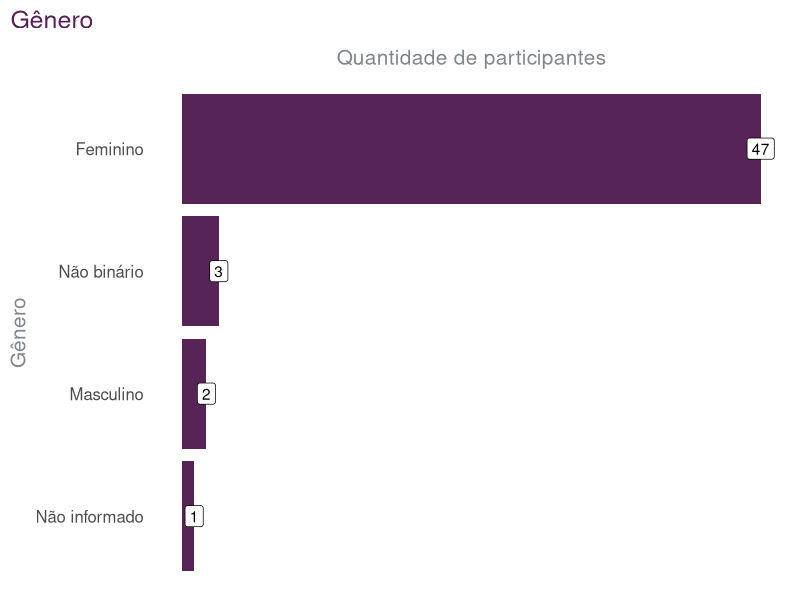
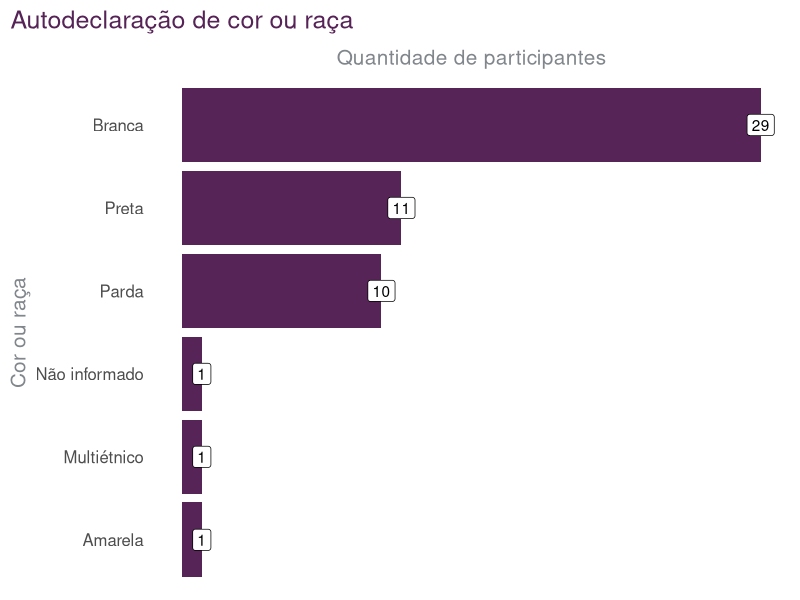
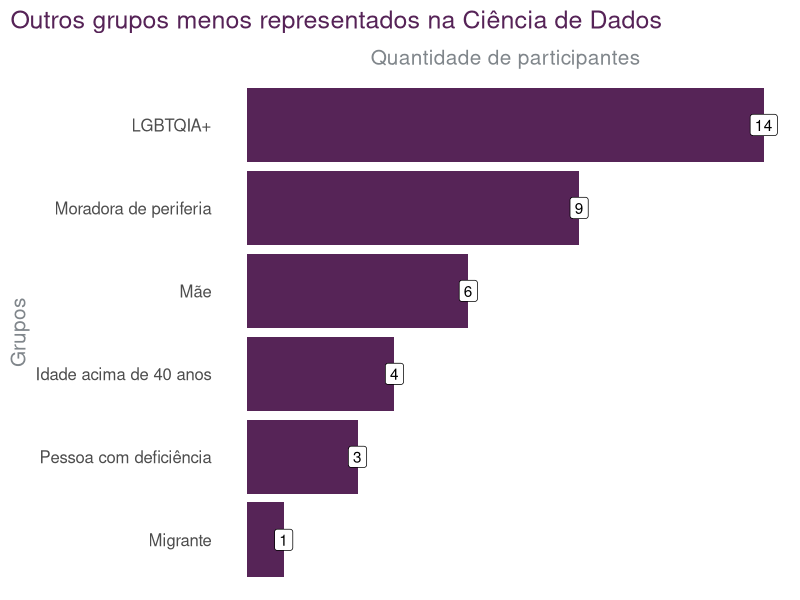

Write R code to recreate these figures, in order.
## ---- chunk 1

library(ggplot2)

rladies_theme <- theme_minimal(base_size = 15) +
  theme(panel.grid.minor = element_blank(),
        panel.grid.major = element_blank(),
        plot.title.position = "plot",
        plot.title = element_text(color = "#562357"),
        text = element_text(color = "#80868b"),
        axis.text.x = element_blank()) 
  
## ---- chunk 2
#| echo: false
# url <- "https://docs.google.com/spreadsheets/d/1mahh3Xp4WhMljZknh2Ft7uC-SlCHBKGdAtXmOY7cLB0/edit#gid=0"
# 
# sheet <- googlesheets4::read_sheet(url)
# 
# sheet |>
#   tibble::rowid_to_column() |>
#   dplyr::select(-nome) |>
#   readr::write_csv2("participantes.csv")
## ---- chunk 3
#| message: false
inscricoes <- readr::read_csv2("participantes.csv") |> 
  dplyr::mutate(participou = tidyr::replace_na(participou, "não"))

participantes <- inscricoes |> dplyr::filter(participou == "sim")
## ---- chunk 4
participantes |>
  dplyr::count(genero) |>
  dplyr::mutate(genero = forcats::fct_reorder(genero, n)) |>
  ggplot() +
  geom_col(aes(y = genero, x = n), fill = "#562457") +
  geom_label(aes(x = n, y = genero, label = n)) +
  labs(y = "Gênero", x = "Quantidade de participantes",
       title = "Gênero") +
  rladies_theme +
  scale_x_continuous(position = "top") 
## ---- chunk 5
participantes |>
  dplyr::count(cor_raca) |>
  dplyr::mutate(cor_raca = forcats::fct_reorder(cor_raca, n)) |>
  ggplot() +
  geom_col(aes(y = cor_raca, x = n), fill = "#562457") +
  geom_label(aes(x = n, y = cor_raca, label = n)) +
  labs(y = "Cor ou raça", x = "Quantidade de participantes",
       title = "Autodeclaração de cor ou raça") +
  rladies_theme +
  scale_x_continuous(position = "top") 
## ---- chunk 6
participantes |>
  tidyr::separate_rows(outros_grupos, sep = ", ") |>
  dplyr::filter(!outros_grupos %in% c("Não informado", "Não faço parte de nenhum dos grupos acima")) |>
  dplyr::count(outros_grupos) |>
  dplyr::mutate(outros_grupos = forcats::fct_reorder(outros_grupos, n)) |>
  ggplot() +
  geom_col(aes(y = outros_grupos, x = n), fill = "#562457") +
  geom_label(aes(x = n, y = outros_grupos, label = n)) +
  labs(y = "Grupos", x = "Quantidade de participantes",
       title = "Outros grupos menos representados na Ciência de Dados") +
  rladies_theme +
  scale_x_continuous(position = "top") 
## ---- chunk 7
#| echo: false
# codigo para gerar as referencias dos pacotes!
knitr::write_bib(
  x = c("tidyverse", "dados", "palmerpenguins", "knitr"),
  file = "pacotes.bib"
  )
